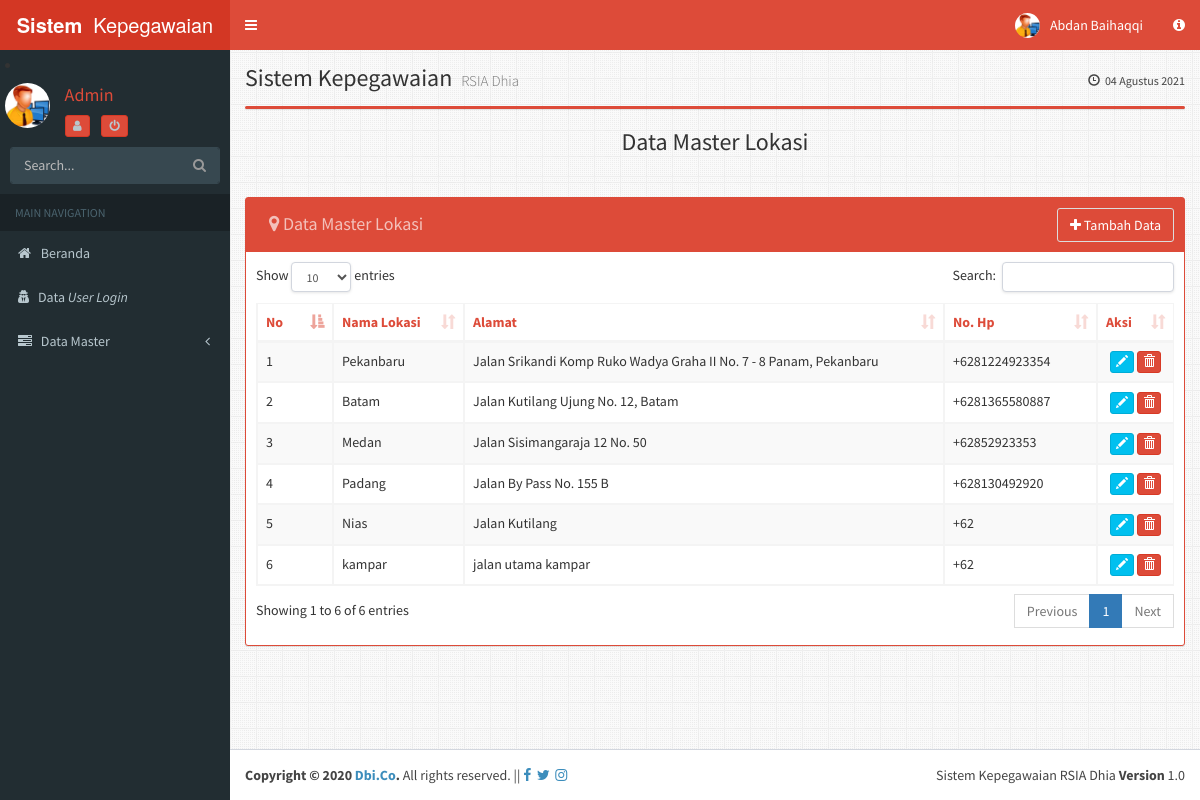
The app's page /admin/?module=lokasi (signed in) with its own data.
### tables this page shows
CREATE TABLE IF NOT EXISTS `lokasi_krj` (
  `id_lokasi` varchar(20) NOT NULL,
  `nm_lokasi` varchar(32) NOT NULL,
  `alamat_lokasi` varchar(128) NOT NULL,
  `no_hp` varchar(15) NOT NULL
);

### admin/module/lokasi/lokasi.php (the view, shortened to what this page needs)
<?php
$aksi="module/lokasi/lokasi_aksi.php";
switch($_GET[aksi]){
default:
?>
<h3 class="box-title margin text-center">Data Master Lokasi</h3>
<hr/>
	<div class="box box-solid box-danger">
		<div class="box-header">
		<h3 class="btn btn disabled box-title">
		<i class="fa fa-map-marker"></i>
		Data Master Lokasi </h3>
		<a class="btn btn-default pull-right"href="?module=lokasi&aksi=tambah">
		<i class="fa  fa-plus"></i> Tambah Data</a>
		</div>
	<div class="box-body">
	<table id="example1" class="table table-bordered table-striped">
<thead>
	<tr class="text-red">
		<th class="col-sm-1">No</th>
		<th>Nama Lokasi</th>
		<th>Alamat</th>
		<th class="col-sm-2">No. Hp</th>
		<th class="col-sm-1">Aksi</th>
	</tr>
</thead>
<tbody>
<?php
$sql = "SELECT * FROM lokasi_krj";
$tampil = mysql_query($sql);
$no=1;
while ($tampilkan = mysql_fetch_array($tampil)) {
$Kode = $tampilkan['id_lokasi'];
?>
	<tr>
	<td><?php echo $no++; ?></td>
	<td><?php echo $tampilkan['nm_lokasi']; ?></td>
	<td><?php echo $tampilkan['alamat_lokasi']; ?></td>
	<td><?php echo $tampilkan['no_hp']; ?></td>
	<td align="center">
	<a class="btn btn-xs btn-info" href="?module=lokasi&aksi=edit&id_lokasi=<?php echo $tampilkan['id_lokasi'];?>" alt="Edit Data"><i class="glyphicon glyphicon-pencil"></i></a>
	<a class="btn btn-xs btn-danger"href="<?php echo $aksi ?>?module=lokasi&aksi=hapus&id_lokasi=<?php echo $tampilkan['id_lokasi'];?>"  alt="Delete Data" onclick="return confirm('ANDA YAKIN AKAN MENGHAPUS DATA <?php echo $Kode; ?>	?')"> <i class="glyphicon glyphicon-trash"></i></a>
	</td>
	<?php
	}
	?>
	</tr>
			</tbody>
		</table>
	</div>
</div>
<?php
break;
?>
<?php
}
?>

### records on screen
lokasi_krj: nm_lokasi "Pekanbaru", alamat_lokasi "Jalan Srikandi Komp Ruko Wadya Graha II No. 7 - 8 Panam, Pekanbaru", no_hp "+6281224923354"
lokasi_krj: nm_lokasi "Batam", alamat_lokasi "Jalan Kutilang Ujung No. 12, Batam", no_hp "+6281365580887"
lokasi_krj: nm_lokasi "Medan", alamat_lokasi "Jalan Sisimangaraja 12 No. 50", no_hp "+62852923353"
lokasi_krj: nm_lokasi "Padang", alamat_lokasi "Jalan By Pass No. 155 B", no_hp "+628130492920"
lokasi_krj: nm_lokasi "Nias", alamat_lokasi "Jalan Kutilang", no_hp "+62"
lokasi_krj: nm_lokasi "kampar", alamat_lokasi "jalan utama kampar", no_hp "+62"

### other values on screen
$_SESSION['nama'] "Abdan Baihaqqi"
